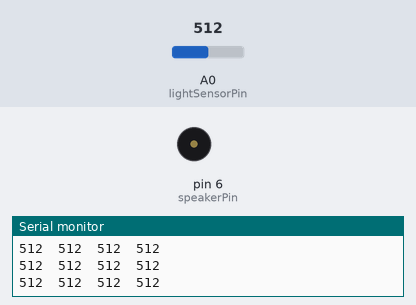
This sketch was run on a simulated Arduino Uno, built with avr-gcc and run on an emulated ATmega328P. Parts: buzzer (waves = sounding), the last lines printed to the serial monitor. The inputs (shaded band) are chosen by the test bench; at power-on: A0 (lightSensorPin) = 512.

Above: at 1.2 s.
1.3 s: A0 (lightSensorPin) set to 496
At 1.73 s:
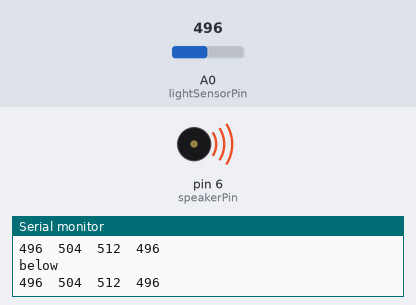
4.3 s: A0 (lightSensorPin) set to 511
5.9 s: A0 (lightSensorPin) set to 306
At 6.13 s:
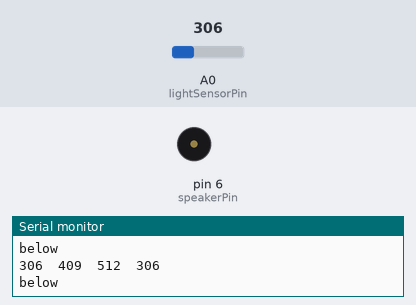
8.9 s: A0 (lightSensorPin) set to 11
11.9 s: A0 (lightSensorPin) set to 8
14.9 s: A0 (lightSensorPin) set to 1023
Timing chart, 0 to 17.9 s (numbered marks = the images above; inputs shaded):
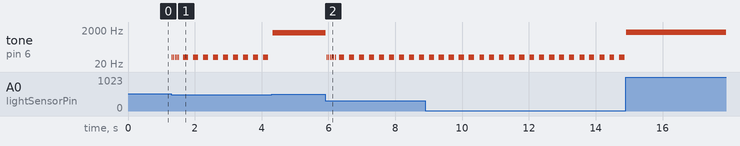

Measured:
- the behaviour switches between 511 and 510 on A0 (lightSensorPin) (found by bisection; images 0 and 1)
- after the input at 1.3 s, tone on pin 6 (speakerPin): goes 4 × (50 Hz 0.02 s, silent 0.02 s), 50 Hz 0.02 s, 9 × (silent 0.12 s, 50 Hz 0.15 s), then silent, starting at once
- after the input at 5.9 s, tone on pin 6 (speakerPin): goes 6 × (silent 0.02 s, 50 Hz 0.02 s), silent 0.10 s, 8 × (50 Hz 0.15 s, silent 0.15 s), 50 Hz 0.15 s, then silent, starting at once

The sketch:

11_continuousCalibrate-sound.ino
```cpp
// calibrating a sensor
// finding max, min, range of readings
// setting thresholds

// this example explores continuous calibration with sound

// sensor (photoCell) variables
int lightSensorPin = A0;
int brightness = 0; // used in setup
int avgBrightnessReading = 0; // used in loop
int lastBrightness = 0;

// calibration variables
int maxBrightness = 0;     // initialize very small
int minBrightness = 2000;  // initialize very big
int brightnessRange = 0;
int brightnessThreshold = 0;
float thresholdAmount = 0.5; // 0.0 - 1.0, percent of range

int crossedThreshold = 0;


// sound varibles
int speakerPin = 6;

// tone variables
boolean playNote = 0;
int toneToPlay;        // which tone
int alarmTone = 50;

int toneLow  = 50;     // tune to your desired frequency range
int toneHigh = 1500;


// timer variables
unsigned long currentTime = 0;
unsigned long toneInterval = 150; // try the long and short
unsigned long toneStart = 0;


void setup() {
  // put your setup code here, to run once:
  Serial.begin(9600);
  pinMode(lightSensorPin, INPUT);


  Serial.println("setup complete");

}

void loop() {

  // *******  get simple average of (X) distances
  avgBrightnessReading = averageBrightness(2); // average (X) readings

  // *******  calibrate with new reading
  calibrate(avgBrightnessReading);

  // ******* check <finalValue> against <brightnessThreshold>
  crossedThreshold = checkThreshold(avgBrightnessReading);


  // ******* determine action

  // check relation to threshold
  switch ( crossedThreshold ) {
    case (0):
      // below threshold here
      Serial.println("below");

      // below threshold we will sound an alarm

      // timer for tone change -- see W08-08-tones and timers
          currentTime = millis();

          // timer for note pulses
          if ( currentTime - toneStart  > toneInterval ) {
             playNote = !playNote; // toggle note on/off
             toneToPlay =  alarmTone;  // set tone
             toneStart += toneInterval; // reset timer
          }
      break;

    case (1):
      // above threshold code here
      Serial.println("above");
      playNote = true;
      toneToPlay = map(avgBrightnessReading, minBrightness, maxBrightness, toneLow, toneHigh);
      break;
  }

  // take action

  // generate sound
  //take action
  if ( playNote ){
    tone(speakerPin, toneToPlay);
  } else {
    noTone(speakerPin);
  }

  printReadings(avgBrightnessReading);
  delay(10);
}

void printReadings(int newReading) {
  Serial.print( newReading );
  Serial.print('\t');
  Serial.print( brightnessThreshold);
  Serial.print('\t');
  Serial.print( maxBrightness);
  Serial.print('\t');
  Serial.println( minBrightness);
}
```

calibrate.ino
```cpp
void calibrate(int newValue){
  if(newValue > maxBrightness)  maxBrightness = newValue;
  if(newValue < minBrightness)  minBrightness = newValue;
  brightnessRange = maxBrightness-minBrightness;
  brightnessThreshold = minBrightness + (brightnessRange*thresholdAmount);
}


int checkThreshold(int theValue){
  if (theValue > brightnessThreshold) return 1;  // above threshold
  if (theValue < brightnessThreshold) return 0;  // below threshold
}
```

readSensors.ino
```cpp
// this function reads the distance 'howMany' times
// it then returns the average of those readings


int averageBrightness( int howMany ){
  long dist = 0;
  for (int i = 0; i < howMany; i++){
      dist += analogRead(lightSensorPin);
      delay(2);
  }
  return dist = (int) dist / howMany;
}
```
